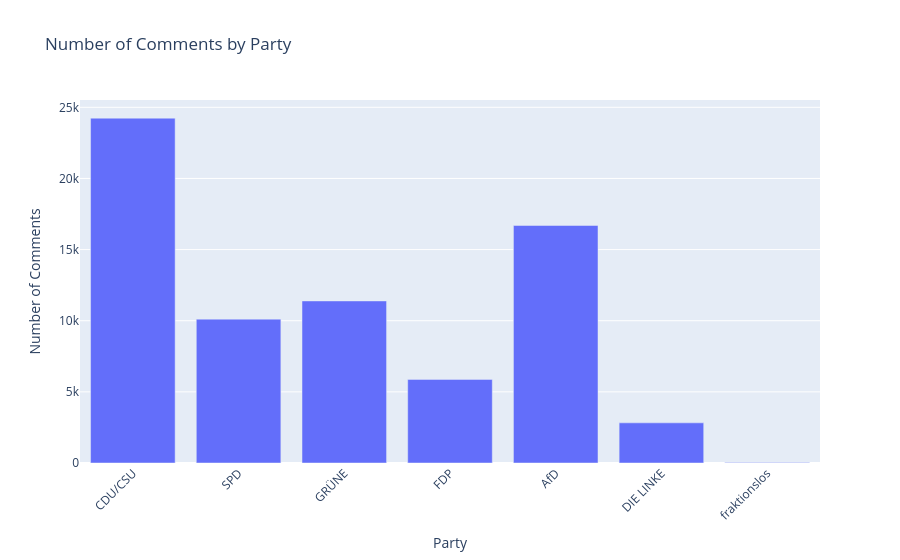

Write notebook code for a chart like this one.
### Code cell
import plotly.graph_objects as go
def plot_comments_col(comments_per_party, norm = False):
    # Create a bar chart
    fig = go.Figure(data=[go.Bar(x=parties, y=comments_per_party)])

    # Update layout for better visualization
    yaxis = dict(autorange=True)
    title = 'Number of Comments normalized by Party Seats'
    if not norm:
       yaxis['title'] = 'Number of Comments'
       title = 'Number of Comments by Party'

    fig.update_layout(title=title,
                    xaxis_title="Party",
                    xaxis=dict(tickangle=-45),
                    yaxis=yaxis
                    )

    # Show the figure
    fig.show()
plot_comments_col(comments_by_party_20)

### Figure 1 — Plotly figure (JSON) as saved in the notebook; plotly's stock layout.template omitted (floating-point values rounded to 4 significant figures)
{"data": [{"type": "bar", "x": ["CDU/CSU", "SPD", "GRÜNE", "FDP", "AfD", "DIE LINKE", "fraktionslos"], "y": [24238, 10111, 11391, 5877, 16696, 2823, 29]}], "layout": {"title": {"text": "Number of Comments by Party"}, "xaxis": {"tickangle": -45, "title": {"text": "Party"}}, "yaxis": {"autorange": true, "title": {"text": "Number of Comments"}}}}
